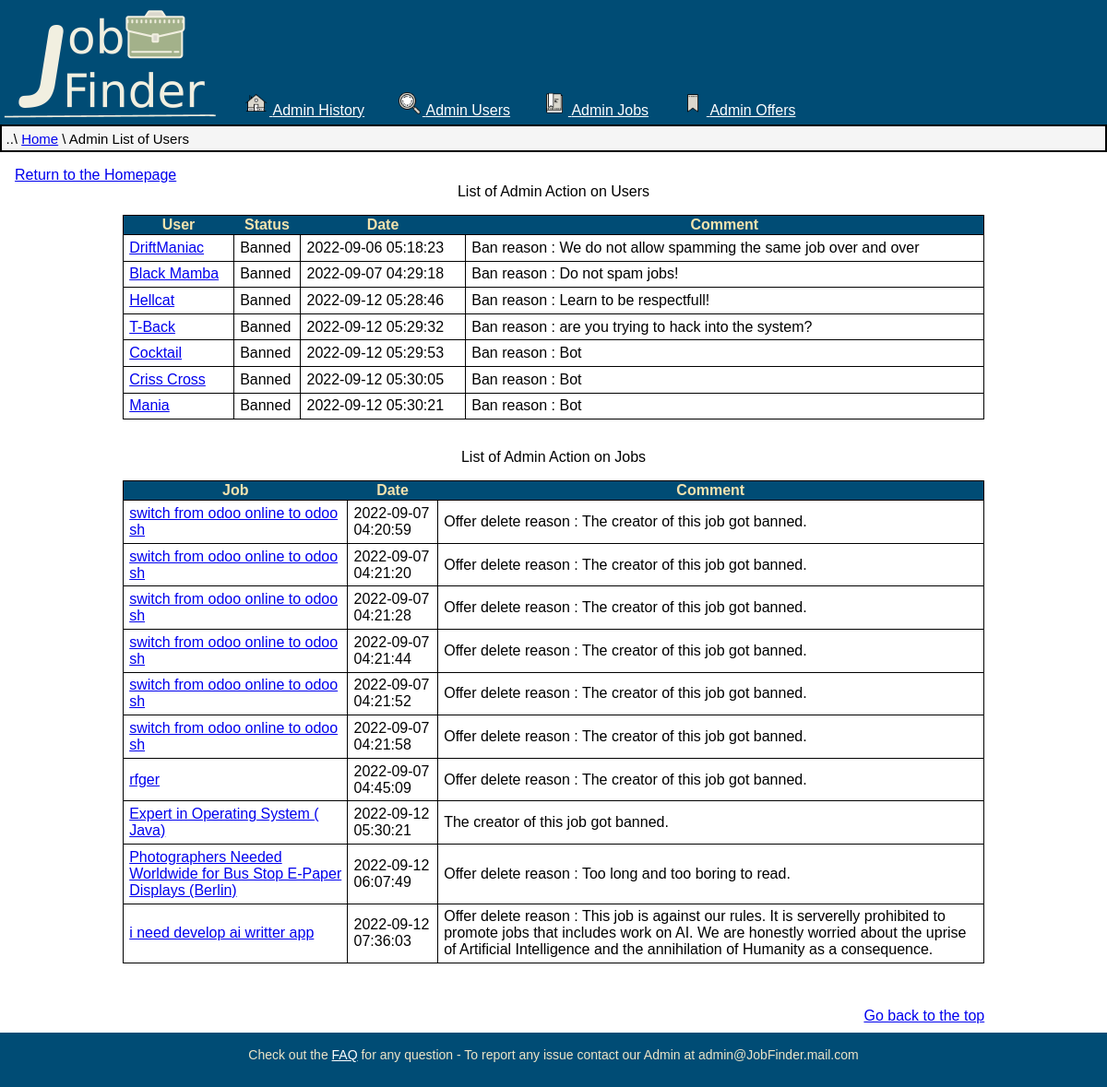
Screenshot of /PHP/AdminHistory.php (signed in) with the database file from the repository.
### tables this page shows
CREATE TABLE `users_admin_actions` (
  `Code` int(10) UNSIGNED NOT NULL,
  `Code_user` int(10) UNSIGNED NOT NULL,
  `Comments` varchar(256) DEFAULT NULL,
  `Date` datetime NOT NULL DEFAULT current_timestamp(),
  `Code_admin` int(10) UNSIGNED NOT NULL
);

CREATE TABLE `users` (
  `Code_user` int(10) UNSIGNED NOT NULL,
  `Status` enum('Active','Inactive','Banned') NOT NULL,
  `Name` varchar(64) NOT NULL,
  `Surname` varchar(64) NOT NULL,
  `Nickname` varchar(48) NOT NULL,
  `Birth` date NOT NULL,
  `Email` varchar(48) NOT NULL,
  `Nationality` varchar(56) NOT NULL,
  `City` varchar(45) NOT NULL,
  `Address` varchar(75) DEFAULT NULL,
  `Phone` int(11) DEFAULT NULL,
  `Picture` varchar(64) NOT NULL,
  `Curriculum` varchar(128) DEFAULT NULL,
  `Description` varchar(4096) NOT NULL,
  `Creation` date NOT NULL DEFAULT current_timestamp()
);

CREATE TABLE `past_admin_actions` (
  `Code` int(10) UNSIGNED NOT NULL,
  `Code_job` int(10) UNSIGNED NOT NULL,
  `Comments` varchar(256) DEFAULT NULL,
  `Date` datetime NOT NULL,
  `Code_admin` int(10) UNSIGNED NOT NULL
);

CREATE TABLE `past_jobs` (
  `Code_job` int(10) UNSIGNED NOT NULL,
  `Code_user` int(10) UNSIGNED DEFAULT NULL,
  `Code_winner` int(10) UNSIGNED DEFAULT NULL,
  `Status` enum('Deleted','Success','Failed') NOT NULL,
  `Date` datetime NOT NULL,
  `Title` varchar(128) NOT NULL,
  `Description` varchar(4096) NOT NULL,
  `Tipology` enum('Fulltime','Onetime','Urgent','Recruiter') DEFAULT NULL,
  `Payment` tinyint(1) NOT NULL,
  `P_min` int(6) NOT NULL,
  `P_max` int(6) NOT NULL,
  `Expiring` datetime NOT NULL
);

### PHP/DBAccess.php (called while the page is built, shortened)
<?php
class DBAccess {
	private $connection;
	public function openDBConnection(){
		$this->connection = mysqli_connect(DBAccess::HOST_DB, DBAccess::USERNAME, DBAccess::PASSWORD, DBAccess::DBNAME);
		if(!$this->connection){
			echo("connessione al DB fallita: ".mysqli_connect_errno());
			return false;
		}
		else
			return true;
	}
  public function getAdminUserAction() {
    $queryResult  = mysqli_query($this->connection, 'SELECT users.Nickname AS Nick,users.Code_user AS Code,users.Status AS Stat,Date, Comments FROM users_admin_actions INNER JOIN users ON users_admin_actions.Code_user = users.Code_user;');
    if(mysqli_num_rows($queryResult) == 0)
      return null;
    else {
      $result=array();
      while($row=mysqli_fetch_assoc($queryResult))
      array_push($result, $row);
      return $result;
    }
  }
  public function getAdminJobAction() {
    $queryResult  = mysqli_query($this->connection, 'SELECT past_jobs.Title AS Title, past_jobs.Code_job AS Code,past_admin_actions.Date AS Date, Comments FROM past_admin_actions INNER JOIN past_jobs ON past_admin_actions.Code_job=past_jobs.Code_job;');
    if(mysqli_num_rows($queryResult) == 0)
      return null;
    else {
      $result=array();
      while($row=mysqli_fetch_assoc($queryResult))
      array_push($result, $row);
      return $result;
    }
  }
}
?>

### PHP/AdminHistory.php (the view, shortened to what this page needs)
<?php
require_once 'DBAccess.php';
if(isset($_SESSION['Admin'])) {
  $DBAccess = new DBAccess();
  $url = '..'. DIRECTORY_SEPARATOR .'HTML'. DIRECTORY_SEPARATOR .'Admin.html';
  $pagina = file_get_contents($url);
	$listaAdminUser = $DBAccess->getAdminUserAction();
	$listaAdminJob = $DBAccess->getAdminJobAction();
  $pagina = str_replace('<input type="text" id="search" placeholder="Search for {{element}}..">','',$pagina);
  $urltabella = '..'. DIRECTORY_SEPARATOR .'HTML'. DIRECTORY_SEPARATOR .'Elements'. DIRECTORY_SEPARATOR .'TableAdminHistoryUser.html';
  $tabella = file_get_contents($urltabella);
  $contenuto='';
  if(isset($listaAdminUser)){
    foreach($listaAdminUser as $U)
    {
      $contenuto .= '<tr>
      <td><a href="ViewUser.php?Code_User='.trim($U["Code"]).'">'. trim($U["Nick"]) .'</a></td>
      <td>'. trim($U["Stat"]) .'</td>
      <td>'.trim($U["Date"]).'</td>
      <td>'.trim($U["Comments"]).'</td>
      </tr>';
    }
  }
  $tabella = str_replace('{{value}}',$contenuto,$tabella);
  $urltabella = '..'. DIRECTORY_SEPARATOR .'HTML'. DIRECTORY_SEPARATOR .'Elements'. DIRECTORY_SEPARATOR .'TableAdminHistoryJobs.html';
  $tabella .= file_get_contents($urltabella);
  $contenuto ='';
  if(isset($listaAdminJob)){
    foreach($listaAdminJob as $J)
    {
      $contenuto .= '<tr>
      <td><a href="ViewJob.php?Code_job='.trim($J["Code"]).'">'. trim($J["Title"]) .'</a></td>
      <td>'.trim($J["Date"]).'</td>
      <td>'.trim($J["Comments"]).'</td></tr>';
    }
  }
  $tabella = str_replace('{{value}}',$contenuto,$tabella);
  $pagina = str_replace('<admin>',$tabella,$pagina);
  $pagina = str_replace('{{element}}','User Nicknames',$pagina);
  $pagina = str_replace('{{Page}}','List of Users',$pagina);
  echo $pagina;
}
else
	header("Location:Welcome.php");
?>

### CSS/StyleSheet.css (style rules this page uses)
:root { --background: #ECE5C7; --linksOnBlue: #F4E3AE; --links: #0000EE; --visitedLinks: #800080; --color: #004C75; --subcolor: #3A5782; --content: #fff; --black: #000; --darkWhite: #d1d9e6; --shadow: #999; --correct: #44c244; --correctBackground: #35AA35; --error: #d4110b; --errorBackground: #FD6868; }
html { width: 100%; background-color: var(--background); }
html, body { min-height: 94vh; }
body { background-color: var(--content); font-family:Tahoma, sans-serif; margin:auto; padding-bottom: 3%; max-width: 1200px; overflow-x: hidden; }
main { padding: 1em; margin-bottom: 1em; }
a.goTop { display: block; width: 80%; margin: auto; text-align: end; padding-top: 1em; }
p { line-height: 1.5em; }
a { color: var(--links) }
header { background-color: var(--color); display: flex; align-items: flex-end; }
header img#Logo { width: 20%; }
header ul { margin:auto; list-style-type: none; margin: 0; padding: 0; }
header ul li { display:inline-block; padding: 0.4em; margin-left: 1em; }
header ul li a:link { margin-bottom: 0.2em; color: var(--content); }
header img.icons { width:1.5em; height:1.5em; padding-right :0.15em; vertical-align: text-bottom; }
nav.breadcrumb { font-size: 0.9375em; padding: 0.3em; background-color:whitesmoke; border-width: 0em; border: solid 2px var(--black); }
footer { position: fixed; bottom: 0; min-height: 5%; width: 100%; text-align:center; background-color: var(--color); max-width: 1200px; margin: auto; z-index:5; }
footer#footer p { display: inline-block; font-size: 0.875em; color: var(--background); }
footer#footer a:link { color: var(--content); }
img.icons { width: 1.5em; height: 1.5em; display: inline-block; padding: 0.2em; }
table.AdminTable { border: 1px solid var(--black); border-collapse: collapse; width: 80%; margin: auto; margin-bottom: 2em; }
table.AdminTable caption { padding-bottom: 1em; }
table.AdminTable thead { background-color: var(--color); color: var(--linksOnBlue) }
table.AdminTable tbody th, table.AdminTable tbody td { text-align: start; padding-bottom: 0.3em; padding-top: 0.3em; padding-left: 0.4em; border: 1px solid; }

### CSS/Print.css (style rules this page uses)
html { width: 100%; margin: 0; float: none; font-size: 1em; }
header, header > img { display: none; }
ul#menu, ul#menu img { display: none; }
nav.breadcrumb { display: none; }
footer#footer, footer#footer img { display: none; }
table { width: 100%; }
table { margin-top: 10%; margin-bottom: 10%; }
.goTop { display: none; }

### rows the page displays
users_admin_actions: Code_user.Nickname "DriftManiac", Code_user.Status "Banned", Date "2022-09-06 05:18:23", Comments "Ban reason : We do not allow spamming the same job over and over"
users_admin_actions: Code_user.Nickname "Black Mamba", Code_user.Status "Banned", Date "2022-09-07 04:29:18", Comments "Ban reason : Do not spam jobs!"
users_admin_actions: Code_user.Nickname "Hellcat", Code_user.Status "Banned", Date "2022-09-12 05:28:46", Comments "Ban reason : Learn to be respectfull!"
users_admin_actions: Code_user.Nickname "T-Back", Code_user.Status "Banned", Date "2022-09-12 05:29:32", Comments "Ban reason : are you trying to hack into the system?"
users_admin_actions: Code_user.Nickname "Cocktail", Code_user.Status "Banned", Date "2022-09-12 05:29:53", Comments "Ban reason : Bot"
users_admin_actions: Code_user.Nickname "Criss Cross", Code_user.Status "Banned", Date "2022-09-12 05:30:05", Comments "Ban reason : Bot"
users_admin_actions: Code_user.Nickname "Mania", Code_user.Status "Banned", Date "2022-09-12 05:30:21", Comments "Ban reason : Bot"
past_admin_actions: Code_job.Title "switch from odoo online to odoo sh", Date "2022-09-07 04:20:59", Comments "Offer delete reason : The creator of this job got banned."
past_admin_actions: Code_job.Title "switch from odoo online to odoo sh", Date "2022-09-07 04:21:20", Comments "Offer delete reason : The creator of this job got banned."
past_admin_actions: Code_job.Title "switch from odoo online to odoo sh", Date "2022-09-07 04:21:28", Comments "Offer delete reason : The creator of this job got banned."
past_admin_actions: Code_job.Title "switch from odoo online to odoo sh", Date "2022-09-07 04:21:44", Comments "Offer delete reason : The creator of this job got banned."
past_admin_actions: Code_job.Title "switch from odoo online to odoo sh", Date "2022-09-07 04:21:52", Comments "Offer delete reason : The creator of this job got banned."
past_admin_actions: Code_job.Title "switch from odoo online to odoo sh", Date "2022-09-07 04:21:58", Comments "Offer delete reason : The creator of this job got banned."
past_admin_actions: Code_job.Title "rfger", Date "2022-09-07 04:45:09", Comments "Offer delete reason : The creator of this job got banned."
past_admin_actions: Code_job.Title "Expert in Operating System ( Java)", Date "2022-09-12 05:30:21", Comments "The creator of this job got banned."
past_admin_actions: Code_job.Title "Photographers Needed Worldwide for Bus Stop E-Paper Displays (Berlin)", Date "2022-09-12 06:07:49", Comments "Offer delete reason : Too long and too boring to read."
past_admin_actions: Code_job.Title "i need develop ai writter app", Date "2022-09-12 07:36:03", Comments "Offer delete reason : This job is against our rules. It is serverelly prohibited to promote jobs that includes work on AI. We are honestly worried about the uprise of Artificial Intelligence and the annihilation of Humanity as a consequence."
